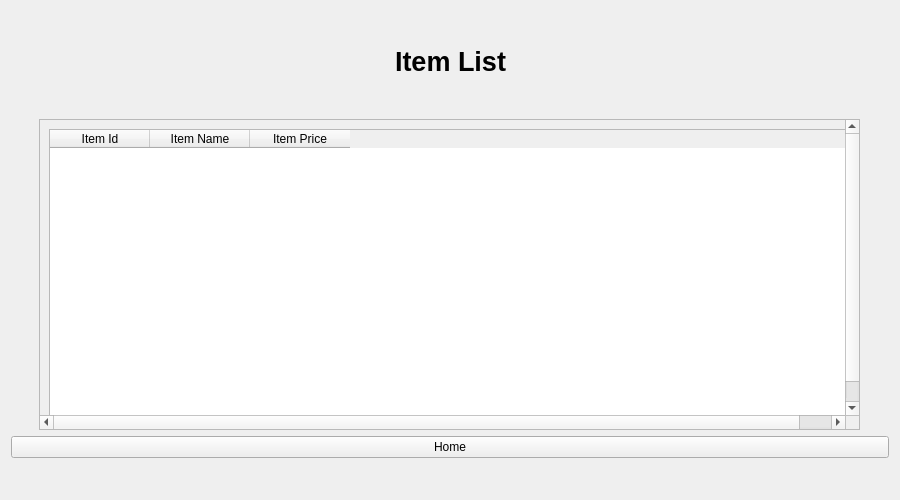
<?xml version="1.0" encoding="UTF-8"?>
<ui version="4.0">
 <class>Form</class>
 <widget class="QWidget" name="Form">
  <property name="geometry">
   <rect>
    <x>0</x>
    <y>0</y>
    <width>900</width>
    <height>500</height>
   </rect>
  </property>
  <property name="windowTitle">
   <string>Form</string>
  </property>
  <layout class="QHBoxLayout" name="horizontalLayout_3">
   <item>
    <layout class="QVBoxLayout" name="verticalLayout_2">
     <item>
      <layout class="QVBoxLayout" name="verticalLayout">
       <item>
        <spacer name="verticalSpacer_2">
         <property name="orientation">
          <enum>Qt::Vertical</enum>
         </property>
         <property name="sizeHint" stdset="0">
          <size>
           <width>20</width>
           <height>40</height>
          </size>
         </property>
        </spacer>
       </item>
       <item>
        <layout class="QHBoxLayout" name="horizontalLayout">
         <item>
          <spacer name="horizontalSpacer">
           <property name="orientation">
            <enum>Qt::Horizontal</enum>
           </property>
           <property name="sizeHint" stdset="0">
            <size>
             <width>40</width>
             <height>20</height>
            </size>
           </property>
          </spacer>
         </item>
         <item>
          <widget class="QLabel" name="label">
           <property name="font">
            <font>
             <pointsize>20</pointsize>
             <weight>75</weight>
             <bold>true</bold>
            </font>
           </property>
           <property name="text">
            <string>Item List</string>
           </property>
          </widget>
         </item>
         <item>
          <spacer name="horizontalSpacer_2">
           <property name="orientation">
            <enum>Qt::Horizontal</enum>
           </property>
           <property name="sizeHint" stdset="0">
            <size>
             <width>40</width>
             <height>20</height>
            </size>
           </property>
          </spacer>
         </item>
        </layout>
       </item>
       <item>
        <spacer name="verticalSpacer">
         <property name="orientation">
          <enum>Qt::Vertical</enum>
         </property>
         <property name="sizeType">
          <enum>QSizePolicy::Preferred</enum>
         </property>
         <property name="sizeHint" stdset="0">
          <size>
           <width>20</width>
           <height>40</height>
          </size>
         </property>
        </spacer>
       </item>
      </layout>
     </item>
     <item>
      <layout class="QHBoxLayout" name="horizontalLayout_2">
       <item>
        <spacer name="horizontalSpacer_3">
         <property name="orientation">
          <enum>Qt::Horizontal</enum>
         </property>
         <property name="sizeType">
          <enum>QSizePolicy::Expanding</enum>
         </property>
         <property name="sizeHint" stdset="0">
          <size>
           <width>60</width>
           <height>20</height>
          </size>
         </property>
        </spacer>
       </item>
       <item>
        <widget class="QScrollArea" name="scrollArea">
         <property name="sizePolicy">
          <sizepolicy hsizetype="MinimumExpanding" vsizetype="MinimumExpanding">
           <horstretch>0</horstretch>
           <verstretch>0</verstretch>
          </sizepolicy>
         </property>
         <property name="minimumSize">
          <size>
           <width>821</width>
           <height>300</height>
          </size>
         </property>
         <property name="widgetResizable">
          <bool>true</bool>
         </property>
         <widget class="QWidget" name="scrollAreaWidgetContents">
          <property name="geometry">
           <rect>
            <x>0</x>
            <y>0</y>
            <width>833</width>
            <height>312</height>
           </rect>
          </property>
          <layout class="QHBoxLayout" name="horizontalLayout_4">
           <item>
            <widget class="QTableWidget" name="items">
             <property name="sizePolicy">
              <sizepolicy hsizetype="Fixed" vsizetype="Fixed">
               <horstretch>0</horstretch>
               <verstretch>0</verstretch>
              </sizepolicy>
             </property>
             <property name="minimumSize">
              <size>
               <width>821</width>
               <height>300</height>
              </size>
             </property>
             <column>
              <property name="text">
               <string>Item Id</string>
              </property>
             </column>
             <column>
              <property name="text">
               <string>Item Name</string>
              </property>
             </column>
             <column>
              <property name="text">
               <string>Item Price</string>
              </property>
             </column>
            </widget>
           </item>
          </layout>
         </widget>
        </widget>
       </item>
       <item>
        <spacer name="horizontalSpacer_4">
         <property name="orientation">
          <enum>Qt::Horizontal</enum>
         </property>
         <property name="sizeType">
          <enum>QSizePolicy::Expanding</enum>
         </property>
         <property name="sizeHint" stdset="0">
          <size>
           <width>60</width>
           <height>20</height>
          </size>
         </property>
        </spacer>
       </item>
      </layout>
     </item>
     <item>
      <widget class="QPushButton" name="Home">
       <property name="text">
        <string>Home</string>
       </property>
      </widget>
     </item>
     <item>
      <spacer name="verticalSpacer_3">
       <property name="orientation">
        <enum>Qt::Vertical</enum>
       </property>
       <property name="sizeHint" stdset="0">
        <size>
         <width>20</width>
         <height>40</height>
        </size>
       </property>
      </spacer>
     </item>
    </layout>
   </item>
  </layout>
 </widget>
 <resources/>
 <connections/>
</ui>
